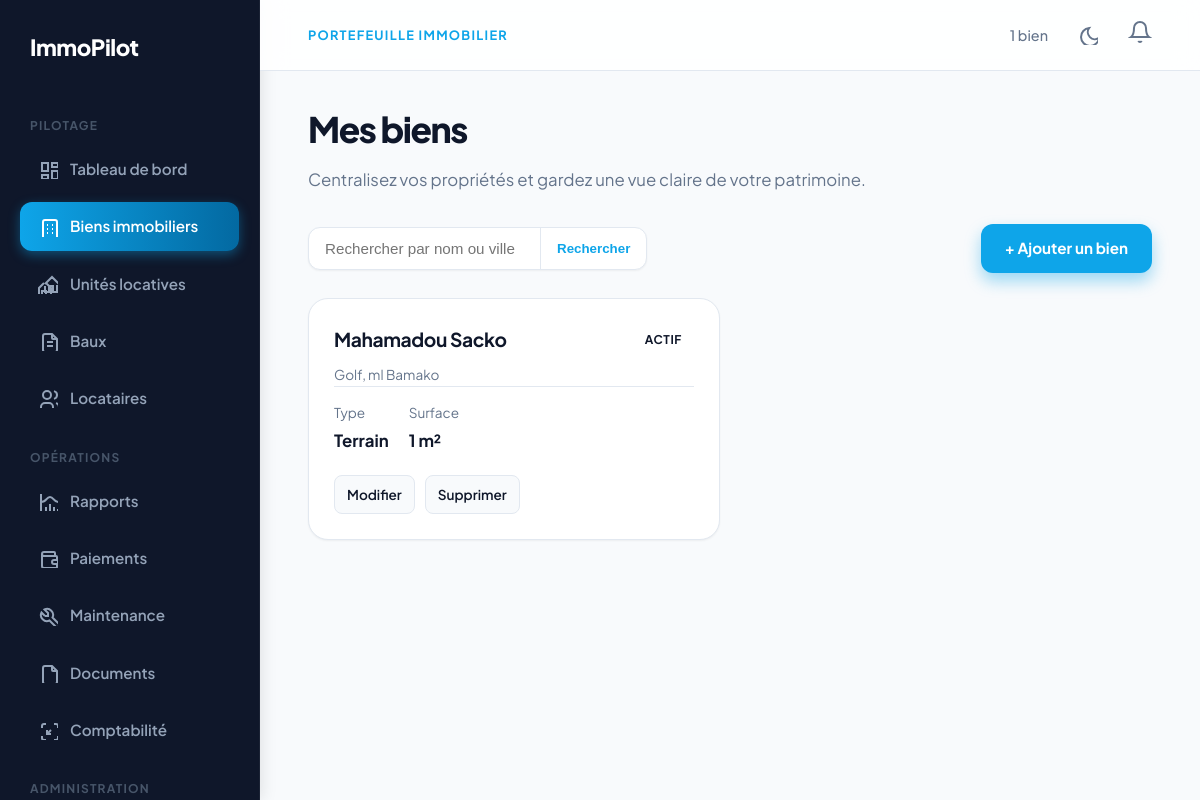
Screenshot of /biens/ (signed in) with the database file from the repository.
### Comptes/models.py (models this page shows, shortened)
class SiteSettings(models.Model):
    app_name = models.CharField(max_length=100, default='ImmoPilot', verbose_name='Nom de l\'application')
    logo = models.ImageField(upload_to='settings/', null=True, blank=True, verbose_name='Logo de l\'application')
    primary_color = models.CharField(max_length=20, default='#0ea5e9', verbose_name='Couleur principale')
    class Meta:
        verbose_name = 'Paramètre du site'
        verbose_name_plural = 'Paramètres du site'
    @classmethod
    def load(cls):
        obj, created = cls.objects.get_or_create(pk=1)
        return obj

### Proprietes/models.py (models this page shows, shortened)
class Property(models.Model):
    PROPERTY_TYPE_CHOICES = [
        ('apartment', 'Appartement'),
        ('house', 'Maison'),
        ('commercial', 'Commercial'),
        ('parking', 'Parking'),
        ('land', 'Terrain'),
    ]
    owner = models.ForeignKey(
        settings.AUTH_USER_MODEL,
        on_delete=models.CASCADE,
        related_name='properties'
    )
    name = models.CharField(max_length=200, verbose_name="Nom du bien")
    address = models.CharField(max_length=255, verbose_name="Adresse")
    city = models.CharField(max_length=100, verbose_name="Ville")
    postal_code = models.CharField(max_length=20, verbose_name="Code postal")
    country = models.CharField(max_length=100, default='France', verbose_name="Pays")
    property_type = models.CharField(max_length=20, choices=PROPERTY_TYPE_CHOICES, verbose_name="Type de bien")
    total_area = models.DecimalField(max_digits=8, decimal_places=2, help_text="Surface totale en m²", verbose_name="Surface totale")
    year_built = models.IntegerField(null=True, blank=True, verbose_name="Année de construction")
    description = models.TextField(blank=True, verbose_name="Description")
    is_active = models.BooleanField(default=True, verbose_name="Actif")
    created_at = models.DateTimeField(auto_now_add=True, verbose_name="Créé le")
    updated_at = models.DateTimeField(auto_now=True, verbose_name="Mis à jour le")
    class Meta:
        db_table = 'properties_property'
        ordering = ['-created_at']
        indexes = [
            models.Index(fields=['city', 'postal_code']),
            models.Index(fields=['owner', 'is_active']),
        ]

### Proprietes/views.py (the view)
# urls.py: path('', views.property_list, name='property_list'),
@login_required
def property_list(request):
	properties = Property.objects.filter(owner=request.user)
	search = request.GET.get('q', '').strip()
	if search:
		properties = properties.filter(name__icontains=search) | properties.filter(city__icontains=search)
	return render(request, 'properties/property_list.html', {
		'properties': properties,
		'search': search,
		'property_count': properties.count(),
	})

### Comptes/context_processors.py (called while the page is built)
def notifications(request):
    if request.user.is_authenticated:
        unread_notifications = Notification.objects.filter(user=request.user, is_read=False)
        return {'unread_notifications': unread_notifications, 'unread_notifications_count': unread_notifications.count()}
    return {'unread_notifications': [], 'unread_notifications_count': 0}

def site_settings_processor(request):
    return {
        'site_settings': SiteSettings.load()
    }

### templates/properties/property_list.html (shortened to what this page needs)
{% extends "base.html" %}
{% block eyebrow %}Portefeuille immobilier{% endblock %}
{% block header_meta %}{{ property_count }} bien{{ property_count|pluralize }}{% endblock %}
{% block content %}
<h1>Mes biens</h1>
<p class="intro">Centralisez vos propriétés et gardez une vue claire de votre patrimoine.</p>
<div class="toolbar">
<form class="search" method="get"><input name="q" value="{{ search }}" placeholder="Rechercher par nom ou ville" aria-label="Rechercher"><button type="submit">Rechercher</button></form>
<a class="primary" href="{% url 'property_create' %}">+ Ajouter un bien</a>
</div>
{% if properties %}
<section class="grid-cards">
{% for property in properties %}
<article class="card">
<div class="card-top"><div><h2>{{ property.name }}</h2><span class="sub">{{ property.address }}, {{ property.postal_code }} {{ property.city }}</span></div>{% if property.is_active %}<span class="badge">Actif</span>{% else %}<span class="badge off">Inactif</span>{% endif %}</div>
<div class="meta"><span>Type<strong>{{ property.get_property_type_display }}</strong></span><span>Surface<strong>{{ property.total_area|floatformat:0 }} m²</strong></span></div>
<div class="actions"><a href="{% url 'property_update' property.pk %}">Modifier</a><a href="{% url 'property_delete' property.pk %}">Supprimer</a></div>
</article>
{% endfor %}
</section>
{% endif %}
{% endblock %}

### templates/includes/sidebar.html (shortened to what this page needs)
<aside class="app-sidebar">
<a class="side-brand" href="{% url 'dashboard' %}">
  {{ site_settings.app_name }}
</a>
<div class="side-label">Pilotage</div>
<nav>
<a class="{% if request.resolver_match.url_name == 'dashboard' %}active{% endif %}" href="{% url 'dashboard' %}">
  <svg width="20" height="20" fill="none" stroke="currentColor" stroke-width="2"><path d="M4 4h6v8H4z"></path><path d="M4 16h6v4H4z"></path><path d="M14 12h6v8h-6z"></path><path d="M14 4h6v4h-6z"></path></svg>
  Tableau de bord
</a>
<a class="{% if '/biens/unites' not in request.path and '/biens/' in request.path %}active{% endif %}" href="{% url 'property_list' %}">
  Biens immobiliers
</a>
<a class="{% if '/biens/unites' in request.path %}active{% endif %}" href="{% url 'unit_list' %}">
  <svg width="20" height="20" fill="none" stroke="currentColor" stroke-width="2"><path d="M8 9l5 5v7h-5v-4H4v4H1v-7l5 -5m1 1l7 -7l9 9h-4v6h-4v-6h-4v6h-4v-6"></path></svg>
  Unités locatives
</a>
<a class="{% if '/baux/' in request.path %}active{% endif %}" href="{% url 'lease_list' %}">
  <svg width="20" height="20" fill="none" stroke="currentColor" stroke-width="2"><path d="M14 3v4a1 1 0 0 0 1 1h4"></path><path d="M17 21h-10a2 2 0 0 1 -2 -2v-14a2 2 0 0 1 2 -2h7l5 5v11a2 2 0 0 1 -2 2z"></path><path d="M9 15h6"></path><path d="M9 11h6"></path></svg>
  Baux
</a>
<a class="{% if '/baux/crm/' in request.path %}active{% endif %}" href="{% url 'tenant_crm' %}">
  <svg width="20" height="20" fill="none" stroke="currentColor" stroke-width="2"><path d="M9 7m-4 0a4 4 0 1 0 8 0a4 4 0 1 0 -8 0"></path><path d="M3 21v-2a4 4 0 0 1 4 -4h4a4 4 0 0 1 4 4v2"></path><path d="M16 3.13a4 4 0 0 1 0 7.75"></path><path d="M21 21v-2a4 4 0 0 0 -3 -3.85"></path></svg>
  Locataires
</a>
</nav>
<div class="side-label">Opérations</div>
<nav>
<a class="{% if '/rapports/' in request.path %}active{% endif %}" href="{% url 'business_report' %}">
  <svg width="20" height="20" fill="none" stroke="currentColor" stroke-width="2"><path d="M3 3v18h18"></path><path d="M20 18v3"></path><path d="M16 16v5"></path><path d="M12 13v8"></path><path d="M8 16v5"></path><path d="M3 11c6 0 5 -5 9 -5s3 5 9 5"></path></svg>
  Rapports
</a>
<a class="{% if '/paiements/' in request.path %}active{% endif %}" href="{% url 'payment_list' %}">
  <svg width="20" height="20" fill="none" stroke="currentColor" stroke-width="2"><path d="M17 8v-3a1 1 0 0 0 -1 -1h-10a2 2 0 0 0 0 4h12a1 1 0 0 1 1 1v3m0 4v3a1 1 0 0 1 -1 1h-12a2 2 0 0 1 -2 -2v-12"></path><path d="M20 12v4h-4a2 2 0 0 1 0 -4h4"></path></svg>
  Paiements
</a>
<a class="{% if '/maintenance/' in request.path %}active{% endif %}" href="{% url 'maintenance_list' %}">
  <svg width="20" height="20" fill="none" stroke="currentColor" stroke-width="2"><path d="M7 10h3v-3l-3.5 -3.5a6 6 0 0 1 8 8l6 6a2 2 0 0 1 -3 3l-6 -6a6 6 0 0 1 -8 -8l3.5 3.5"></path></svg>
  Maintenance
</a>
<a class="{% if '/documents/' in request.path %}active{% endif %}" href="{% url 'document_list' %}">
  <svg width="20" height="20" fill="none" stroke="currentColor" stroke-width="2"><path d="M14 3v4a1 1 0 0 0 1 1h4"></path><path d="M17 21h-10a2 2 0 0 1 -2 -2v-14a2 2 0 0 1 2 -2h7l5 5v11a2 2 0 0 1 -2 2z"></path></svg>
  Documents
</a>
<a class="{% if '/comptabilite/' in request.path %}active{% endif %}" href="{% url 'transaction_list' %}">
  <svg width="20" height="20" fill="none" stroke="currentColor" stroke-width="2"><path d="M4 8v-2a2 2 0 0 1 2 -2h2"></path><path d="M4 16v2a2 2 0 0 0 2 2h2"></path><path d="M16 4h2a2 2 0 0 1 2 2v2"></path><path d="M16 20h2a2 2 0 0 0 2 -2v-2"></path><path d="M9 10v4h4"></path><path d="M13 10l-4 4"></path></svg>
  Comptabilité
</a>
</nav>
{% if request.user.is_authenticated %}
  {% if request.user.role == 'admin' or request.user.role == 'owner' %}
  <div class="side-label">Administration</div>
  {% endif %}
{% endif %}
</aside>

### rows the page displays
SiteSettings: app_name "ImmoPilot"
Property: name "Mahamadou Sacko", address "Golf", postal_code "ml", city "Bamako", is_active "ACTIF", property_type "Terrain", total_area "1"

### other values shown
{{ property_count }} "1"
